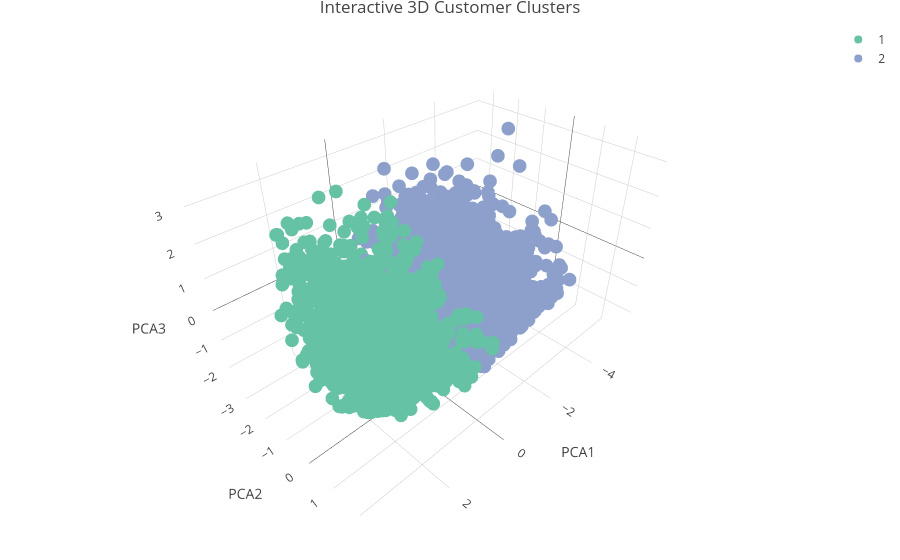

The notebook cell this image was saved under:
### Markdown cell above
## 14. Interactive 3D Plotly Visualization

### Code cell
pca3_data <- data.frame(
  PCA1 = pca_model$x[, 1],
  PCA2 = pca_model$x[, 2],
  PCA3 = pca_model$x[, 3],
  Cluster = customer_model$KMeansCluster,
  CustomerID = customer_model$CustomerID,
  Recency = customer_model$Recency,
  Frequency = customer_model$Frequency,
  Monetary = customer_model$Monetary
)

fig <- plot_ly(
  pca3_data,
  x = ~PCA1,
  y = ~PCA2,
  z = ~PCA3,
  color = ~Cluster,
  type = "scatter3d",
  mode = "markers",
  text = ~paste(
    "Customer:", CustomerID,
    "<br>Recency:", round(Recency, 1),
    "<br>Frequency:", round(Frequency, 1),
    "<br>Monetary:", round(Monetary, 2)
  ),
  hoverinfo = "text"
)

fig <- fig %>%
  layout(
    title = "Interactive 3D Customer Clusters",
    scene = list(
      xaxis = list(title = "PCA1"),
      yaxis = list(title = "PCA2"),
      zaxis = list(title = "PCA3")
    )
  )

fig

### Figure 1 — Plotly figure (JSON) as saved in the notebook; plotly's stock layout.template omitted (floating-point values rounded to 4 significant figures; data arrays with more than 128 entries replaced by an {"elided": "..."} marker saying what was removed)
{"data": [{"x": {"elided": "1961 float values"}, "y": {"elided": "1961 float values"}, "z": {"elided": "1961 float values"}, "mode": "markers", "text": {"elided": "1961 str values"}, "hoverinfo": {"elided": "1961 str values"}, "type": "scatter3d", "name": "1", "marker": {"color": "rgba(102,194,165,1)", "line": {"color": "rgba(102,194,165,1)"}}, "textfont": {"color": "rgba(102,194,165,1)"}, "error_y": {"color": "rgba(102,194,165,1)"}, "error_x": {"color": "rgba(102,194,165,1)"}, "line": {"color": "rgba(102,194,165,1)"}}, {"x": {"elided": "2377 float values"}, "y": {"elided": "2377 float values"}, "z": {"elided": "2377 float values"}, "mode": "markers", "text": {"elided": "2377 str values"}, "hoverinfo": {"elided": "2377 str values"}, "type": "scatter3d", "name": "2", "marker": {"color": "rgba(141,160,203,1)", "line": {"color": "rgba(141,160,203,1)"}}, "textfont": {"color": "rgba(141,160,203,1)"}, "error_y": {"color": "rgba(141,160,203,1)"}, "error_x": {"color": "rgba(141,160,203,1)"}, "line": {"color": "rgba(141,160,203,1)"}}], "layout": {"margin": {"b": 40, "l": 60, "t": 25, "r": 10}, "title": "Interactive 3D Customer Clusters", "scene": {"xaxis": {"title": "PCA1"}, "yaxis": {"title": "PCA2"}, "zaxis": {"title": "PCA3"}}, "hovermode": "closest", "showlegend": true}}
